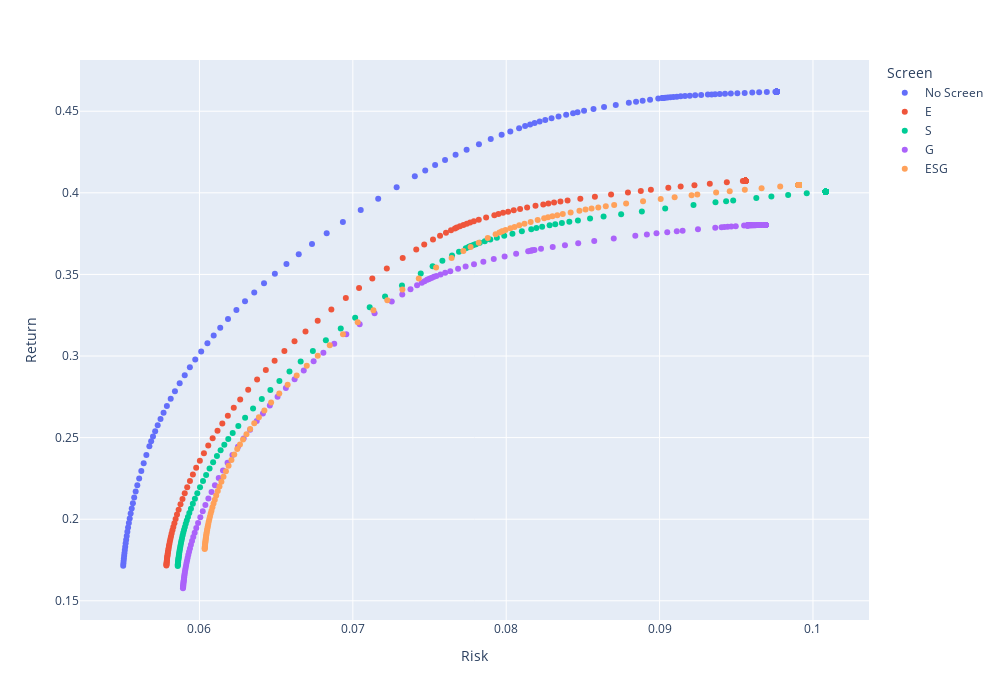

The notebook cell saved with this chart:
### Code cell
px.scatter(rr_all, x='Risk', y='Return', color='Screen', width=1000, height=700)

### Figure 1 — Plotly figure (JSON) as saved in the notebook; plotly's stock layout.template omitted (floating-point values rounded to 4 significant figures; data arrays with more than 128 entries replaced by an {"elided": "..."} marker saying what was removed)
{"data": [{"hovertemplate": "Screen=No Screen<br>Risk=%{x}<br>Return=%{y}<extra></extra>", "legendgroup": "No Screen", "marker": {"color": "#636efa", "symbol": "circle"}, "mode": "markers", "name": "No Screen", "orientation": "v", "showlegend": true, "type": "scatter", "x": {"elided": "200 float values"}, "xaxis": "x", "y": {"elided": "200 float values"}, "yaxis": "y"}, {"hovertemplate": "Screen=E<br>Risk=%{x}<br>Return=%{y}<extra></extra>", "legendgroup": "E", "marker": {"color": "#EF553B", "symbol": "circle"}, "mode": "markers", "name": "E", "orientation": "v", "showlegend": true, "type": "scatter", "x": {"elided": "200 float values"}, "xaxis": "x", "y": {"elided": "200 float values"}, "yaxis": "y"}, {"hovertemplate": "Screen=S<br>Risk=%{x}<br>Return=%{y}<extra></extra>", "legendgroup": "S", "marker": {"color": "#00cc96", "symbol": "circle"}, "mode": "markers", "name": "S", "orientation": "v", "showlegend": true, "type": "scatter", "x": {"elided": "200 float values"}, "xaxis": "x", "y": {"elided": "200 float values"}, "yaxis": "y"}, {"hovertemplate": "Screen=G<br>Risk=%{x}<br>Return=%{y}<extra></extra>", "legendgroup": "G", "marker": {"color": "#ab63fa", "symbol": "circle"}, "mode": "markers", "name": "G", "orientation": "v", "showlegend": true, "type": "scatter", "x": {"elided": "200 float values"}, "xaxis": "x", "y": {"elided": "200 float values"}, "yaxis": "y"}, {"hovertemplate": "Screen=ESG<br>Risk=%{x}<br>Return=%{y}<extra></extra>", "legendgroup": "ESG", "marker": {"color": "#FFA15A", "symbol": "circle"}, "mode": "markers", "name": "ESG", "orientation": "v", "showlegend": true, "type": "scatter", "x": {"elided": "200 float values"}, "xaxis": "x", "y": {"elided": "200 float values"}, "yaxis": "y"}], "layout": {"height": 700, "legend": {"title": {"text": "Screen"}, "tracegroupgap": 0}, "margin": {"t": 60}, "width": 1000, "xaxis": {"anchor": "y", "domain": [0, 1], "title": {"text": "Risk"}}, "yaxis": {"anchor": "x", "domain": [0, 1], "title": {"text": "Return"}}}}
